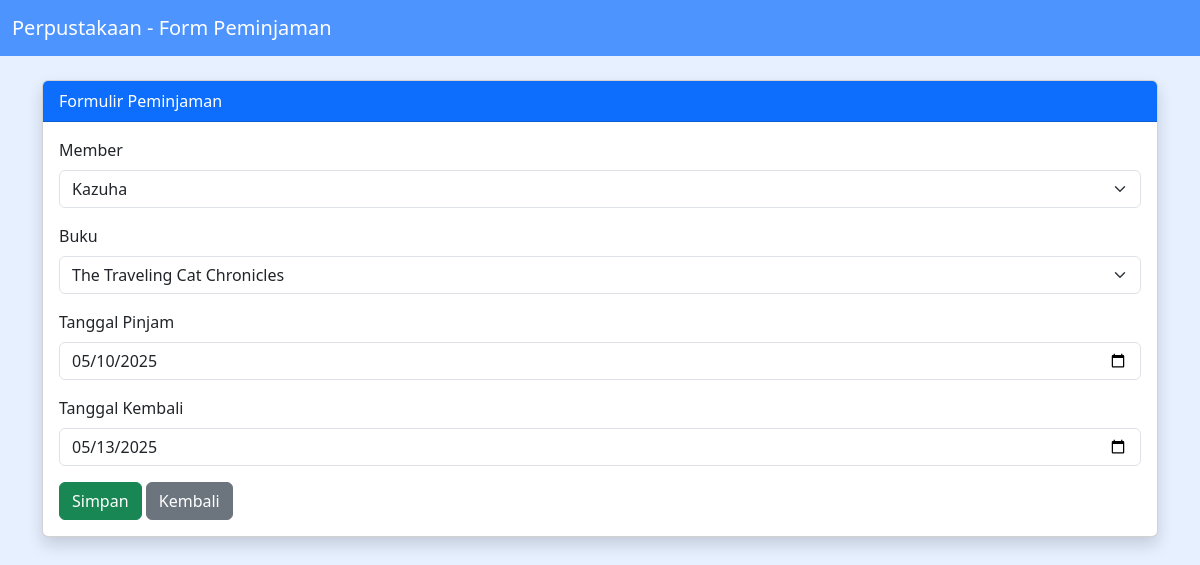
The page /FormPeminjaman.php?id=1 on the database its author committed.
### tables this page shows
CREATE TABLE `peminjaman` (
  `id_peminjaman` int(11) NOT NULL,
  `id_member` int(11) DEFAULT NULL,
  `id_buku` int(11) DEFAULT NULL,
  `tgl_pinjam` date DEFAULT NULL,
  `tgl_kembali` date DEFAULT NULL
);

CREATE TABLE `member` (
  `id_member` int(11) NOT NULL,
  `nama_member` varchar(250) DEFAULT NULL,
  `nomor_member` varchar(15) DEFAULT NULL,
  `alamat` text DEFAULT NULL,
  `tgl_mendaftar` datetime DEFAULT NULL,
  `tgl_terakhir_bayar` date DEFAULT NULL
);

### Model.php (called while the page is built, shortened)
<?php
function getAllMembers() {
    $conn = getConnection();
    $result = $conn->query("SELECT * FROM member");
    return $result;
}
function getAllBooks() {
    $conn = getConnection();
    $result = $conn->query("SELECT * FROM buku");
    return $result;
}
function getPeminjamanById($id) {
    $conn = getConnection();
    $stmt = $conn->prepare("SELECT * FROM peminjaman WHERE id_peminjaman=?");
    $stmt->bind_param("i", $id);
    $stmt->execute();
    return $stmt->get_result()->fetch_assoc();
}
?>

### FormPeminjaman.php (the view, shortened to what this page needs)
<?php
require 'Model.php';
$id_member = '';
$id_buku = '';
$tgl_pinjam = '';
$tgl_kembali = '';
$members = getAllMembers();
if (isset($_GET['id'])) {
    $data = getPeminjamanById($_GET['id']);
    $id_member = $data['id_member'];
    $id_buku = $data['id_buku'];
    $tgl_pinjam = $data['tgl_pinjam'];
    $tgl_kembali = $data['tgl_kembali'];
}
?>
<!DOCTYPE html>
<html lang="en">
<head>
    <link href="https://cdn.jsdelivr.net/npm/bootstrap@5.3.0/dist/css/bootstrap.min.css" rel="stylesheet">
</head>
<body>
<nav class="navbar navbar-dark mb-4">
    <div class="container-fluid">
        <span class="navbar-brand">Perpustakaan - Form Peminjaman</span>
    </div>
</nav>
<div class="container">
    <div class="card shadow">
        <div class="card-header bg-primary text-white">Formulir Peminjaman</div>
        <div class="card-body">
            <form method="post">
                <div class="mb-3">
                    <label class="form-label">Member</label>
                    <select name="id_member" class="form-select" required>
                        <?php while ($m = $members->fetch_assoc()) { ?>
                            <option value="<?= $m['id_member'] ?>" <?= $m['id_member'] == $id_member ? 'selected' : '' ?>>
                                <?= $m['nama_member'] ?>
                            </option>
                        <?php } ?>
                    </select>
                </div>
                <div class="mb-3">
                    <label class="form-label">Buku</label>
                    <select name="id_buku" class="form-select" required>
                        <?php
                        $books = getAllBooks();
                        while ($b = $books->fetch_assoc()) {
                            $selected = ($b['id_buku'] == $id_buku) ? 'selected' : '';
                            echo "<option value='{$b['id_buku']}' $selected>{$b['judul_buku']}</option>";
                        }
                        ?>
                    </select>
                </div>
                <div class="mb-3">
                    <label class="form-label">Tanggal Pinjam</label>
                    <input type="date" name="tgl_pinjam" class="form-control" value="<?= $tgl_pinjam ?>" required>
                </div>
                <div class="mb-3">
                    <label class="form-label">Tanggal Kembali</label>
                    <input type="date" name="tgl_kembali" class="form-control" value="<?= $tgl_kembali ?>" required>
                </div>
                <button type="submit" class="btn btn-success">Simpan</button>
                <a href="Peminjaman.php" class="btn btn-secondary">Kembali</a>
            </form>
        </div>
    </div>
</div>
</body>
</html>

### FormPeminjaman.php (style rules this page uses)
body { background-color: #e6f0ff; }
.navbar { background-color: #4d94ff; }

### rows shown on the page
peminjaman: id_member "Kazuha", tgl_pinjam "05/10/2025", tgl_kembali "05/13/2025"

### other values the page prints
form field id_buku "The Traveling Cat Chronicles"
